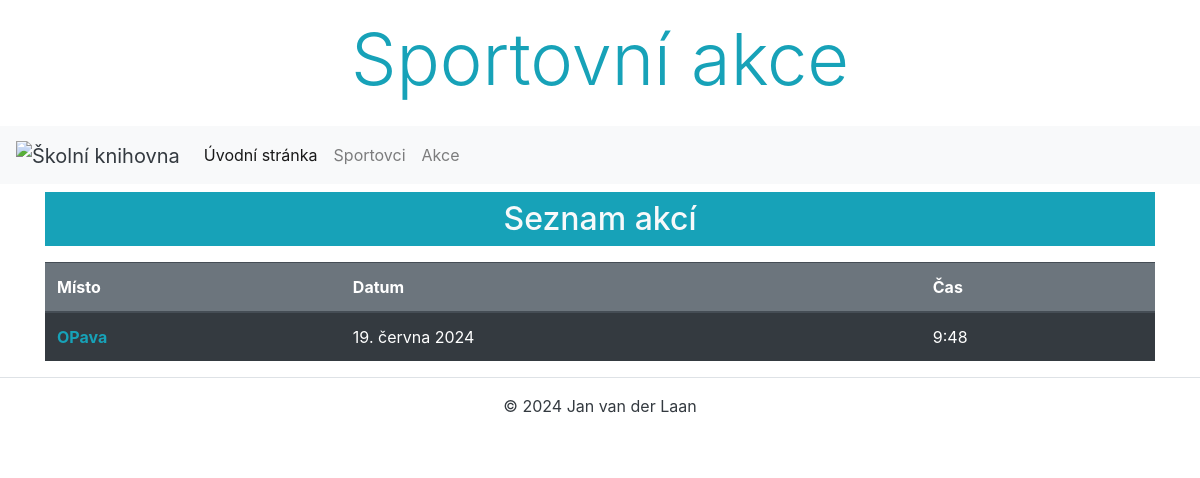
The page /app/akce/ on the database as committed earlier.
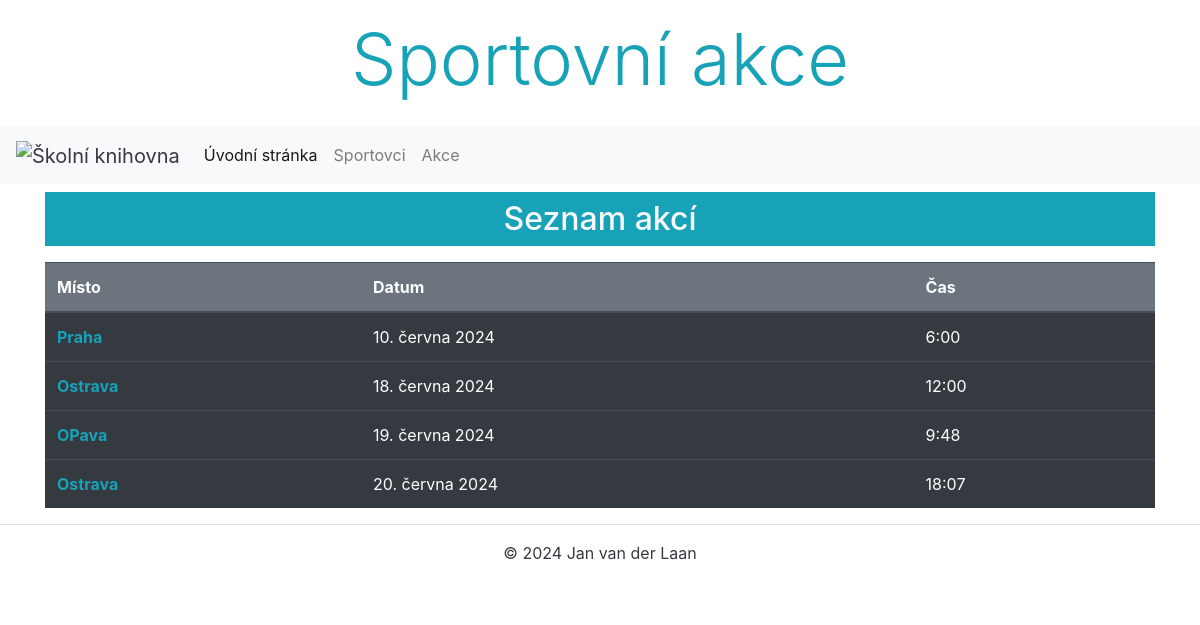
The same page on the database as committed later.
### app/models.py (models this page shows, shortened)
class Akce(models.Model):
    datum = models.DateField(blank=False,null=False, verbose_name='Datum konání')
    cas = models.TimeField(blank=False,null=False,verbose_name='čas konání')
    misto = models.CharField(max_length=100,verbose_name='Místo konání')
    ucastnici = models.ManyToManyField(Sportovec)
    class Meta:
        ordering = ['datum']
        verbose_name = 'Akce'
        verbose_name_plural = 'Akce'

### app/views.py (the view)
# urls.py: path('akce/',AkceList.as_view(),name='akce_list')
class AkceList(ListView):
    model = Akce
    template_name = 'akce/akce_list.html'
    context_object_name = 'akce'

### app/templates/akce/akce_list.html
{% extends 'base.html' %}
{% block content %}
    <h2 class="text-center bg-info text-light p-2 mt-2 mb-3">Seznam akcí</h2>
        <table class="table table-dark auto-list">
            <thead class="bg-secondary">
                <tr>
                    <th>Místo </th>
                    <th>Datum</th>
                    <th>Čas</th>
                </tr>
            </thead>
            <tbody>
                {% for akce in akce %}
                <tr>
                    <td><b><a href="{% url 'akce_detail' akce.id %}" class="text-info">{{ akce.misto }}</a></b></td>
                    <td>{{ akce.datum }}</td>
                    <td>{{ akce.cas }}</td>
                {% endfor %}
            </tbody>
        </table>
{% endblock %}

Rows that differ between the two databases and show on the page:
added Akce: misto "Praha", datum "10. června 2024", cas "6:00"
added Akce: misto "Ostrava", datum "18. června 2024", cas "12:00"
added Akce: misto "Ostrava", datum "20. června 2024", cas "18:07"
